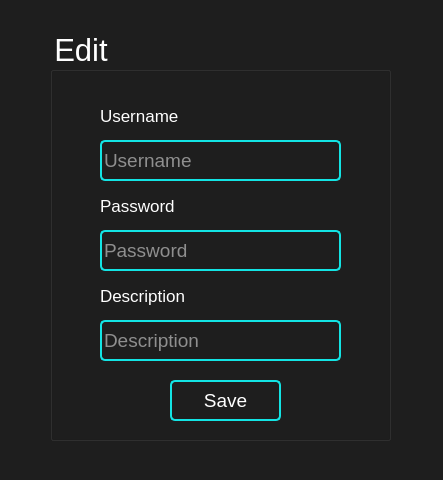
<?xml version="1.0" encoding="UTF-8"?>
<ui version="4.0">
 <class>editpage</class>
 <widget class="QDialog" name="editpage">
  <property name="geometry">
   <rect>
    <x>0</x>
    <y>0</y>
    <width>443</width>
    <height>480</height>
   </rect>
  </property>
  <property name="windowTitle">
   <string>Dialog</string>
  </property>
  <property name="styleSheet">
   <string notr="true">background-color:#1E1E1E</string>
  </property>
  <widget class="QGroupBox" name="addnew">
   <property name="geometry">
    <rect>
     <x>50</x>
     <y>30</y>
     <width>341</width>
     <height>411</height>
    </rect>
   </property>
   <property name="font">
    <font>
     <pointsize>23</pointsize>
    </font>
   </property>
   <property name="styleSheet">
    <string notr="true">color:white</string>
   </property>
   <property name="title">
    <string>Edit</string>
   </property>
   <widget class="QPushButton" name="save">
    <property name="enabled">
     <bool>true</bool>
    </property>
    <property name="geometry">
     <rect>
      <x>120</x>
      <y>350</y>
      <width>111</width>
      <height>41</height>
     </rect>
    </property>
    <property name="font">
     <font>
      <pointsize>14</pointsize>
     </font>
    </property>
    <property name="mouseTracking">
     <bool>false</bool>
    </property>
    <property name="autoFillBackground">
     <bool>false</bool>
    </property>
    <property name="styleSheet">
     <string notr="true">border: 2px solid #13E4E4;
border-radius:5px;
color:white</string>
    </property>
    <property name="text">
     <string>Save</string>
    </property>
   </widget>
   <widget class="QLineEdit" name="username">
    <property name="geometry">
     <rect>
      <x>50</x>
      <y>110</y>
      <width>241</width>
      <height>41</height>
     </rect>
    </property>
    <property name="font">
     <font>
      <pointsize>14</pointsize>
     </font>
    </property>
    <property name="styleSheet">
     <string notr="true">border: 2px solid #13E4E4;
border-radius:5px;
color:white</string>
    </property>
    <property name="text">
     <string/>
    </property>
    <property name="placeholderText">
     <string>Username</string>
    </property>
   </widget>
   <widget class="QLineEdit" name="description">
    <property name="enabled">
     <bool>false</bool>
    </property>
    <property name="geometry">
     <rect>
      <x>50</x>
      <y>290</y>
      <width>241</width>
      <height>41</height>
     </rect>
    </property>
    <property name="font">
     <font>
      <pointsize>14</pointsize>
     </font>
    </property>
    <property name="styleSheet">
     <string notr="true">border: 2px solid #13E4E4;
border-radius:5px;
color:white</string>
    </property>
    <property name="text">
     <string/>
    </property>
    <property name="dragEnabled">
     <bool>false</bool>
    </property>
    <property name="placeholderText">
     <string>Description</string>
    </property>
    <property name="clearButtonEnabled">
     <bool>false</bool>
    </property>
   </widget>
   <widget class="QLineEdit" name="password">
    <property name="geometry">
     <rect>
      <x>50</x>
      <y>200</y>
      <width>241</width>
      <height>41</height>
     </rect>
    </property>
    <property name="font">
     <font>
      <pointsize>14</pointsize>
     </font>
    </property>
    <property name="styleSheet">
     <string notr="true">border: 2px solid #13E4E4;
border-radius:5px;
color:white</string>
    </property>
    <property name="text">
     <string/>
    </property>
    <property name="echoMode">
     <enum>QLineEdit::Normal</enum>
    </property>
    <property name="placeholderText">
     <string>Password</string>
    </property>
   </widget>
   <widget class="QLabel" name="label">
    <property name="geometry">
     <rect>
      <x>50</x>
      <y>70</y>
      <width>111</width>
      <height>31</height>
     </rect>
    </property>
    <property name="font">
     <font>
      <pointsize>13</pointsize>
     </font>
    </property>
    <property name="text">
     <string>Username</string>
    </property>
   </widget>
   <widget class="QLabel" name="label_2">
    <property name="geometry">
     <rect>
      <x>50</x>
      <y>160</y>
      <width>111</width>
      <height>31</height>
     </rect>
    </property>
    <property name="font">
     <font>
      <pointsize>13</pointsize>
     </font>
    </property>
    <property name="text">
     <string>Password</string>
    </property>
   </widget>
   <widget class="QLabel" name="label_3">
    <property name="geometry">
     <rect>
      <x>50</x>
      <y>250</y>
      <width>111</width>
      <height>31</height>
     </rect>
    </property>
    <property name="font">
     <font>
      <pointsize>13</pointsize>
     </font>
    </property>
    <property name="text">
     <string>Description</string>
    </property>
   </widget>
  </widget>
 </widget>
 <tabstops>
  <tabstop>username</tabstop>
  <tabstop>password</tabstop>
  <tabstop>description</tabstop>
  <tabstop>save</tabstop>
 </tabstops>
 <resources/>
 <connections/>
</ui>
